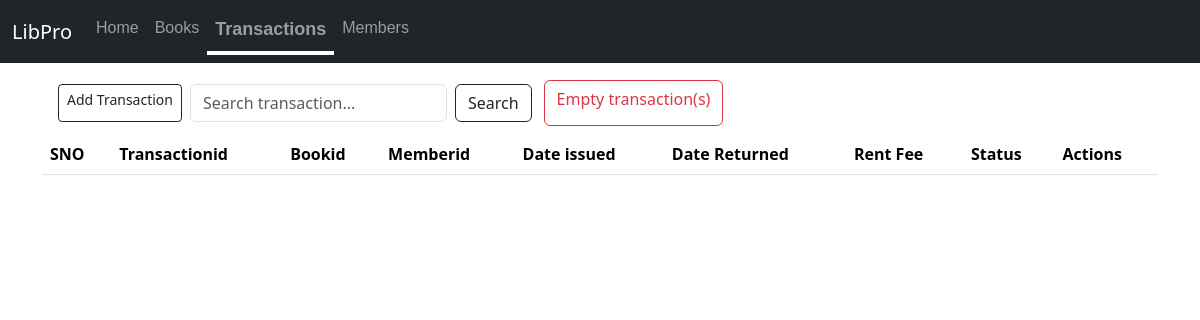
The app's page /transactions, older data.
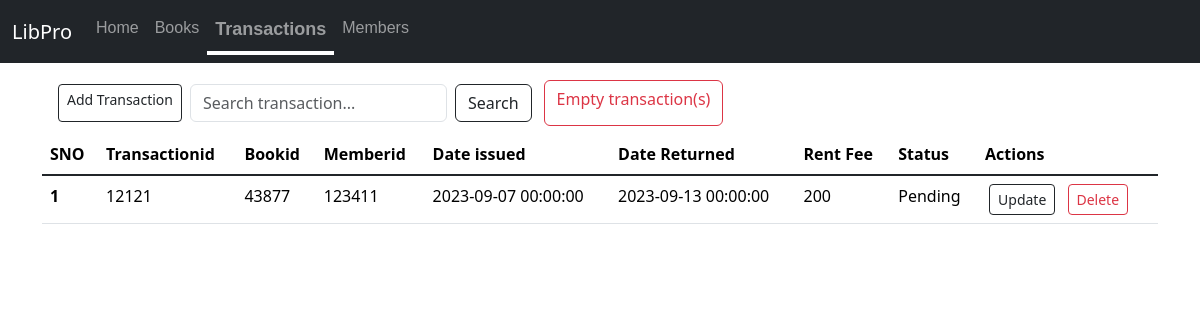
The same page, newer data.
### app.py (models this page shows)
class Transactions(db.Model):
    sno = db.Column(db.Integer, primary_key=True,unique=True)
    Transactionid = db.Column(db.Integer,unique=True)
    bookid = db.Column(db.Integer, nullable=False)
    memberid = db.Column(db.Integer, nullable=False)
    date_issued = db.Column(db.DateTime, nullable=False,default=datetime.date)
    date_returned = db.Column(db.DateTime, nullable=True)
    rent_fee = db.Column(db.Integer, nullable=False)
    status=db.Column(db.String(20),nullable=False)

### app.py (the view, shortened to what this page needs)
@app.route('/<string:table>',methods=['GET','POST'])
def view(table):
    record_class=globals().get(table.capitalize())
    if record_class is None:
        flash("Invalid Operation",'warning')
        return redirect('/')
    else:
        allrecords=record_class.query.all()
        return render_template(f'{table}.html',allrecords=allrecords)

### templates/transactions.html (shortened to what this page needs)
{% extends 'base.html' %}
{% block body %}
<div class="container">
  <div style="display:flex" class="my-2 container">
    <a href="/addrecord/transactions" class="add btn btn-outline-dark btn-sm mx-1 my-1" type="button">Add Transaction</a>
    <form style="width:fit-content" class="d-flex mx-1 my-1" method="POST" action="/search/transactions" role="search">
      <input class="form-control me-2" name="searchitem"  id="searchtran" type="search" placeholder="Search transaction..." aria-label="Search">
      <button class="btn btn-outline-dark"  type="submit">Search</button>
    </form>
    <a class="btn btn-outline-danger mx-2" href="/empty/transactions" type="button">Empty transaction(s)</a>
  </div>
    <table class="table">
        <thead>
          <tr>
            <th scope="col">SNO</th>
            <th scope="col">Transactionid</th>
            <th scope="col">Bookid</th>
            <th scope="col">Memberid</th>
            <th scope="col">Date issued</th>
            <th scope="col">Date Returned</th>
            <th scope="col">Rent Fee</th>
            <th scope="col">Status</th>
            <th scope="col">Actions</th>
          </tr>
        </thead>
        <tbody class="table-group-divider">
          {% for records in allrecords %}
          <tr>
            <th scope="row">{{loop.index}}</th>
            <td>{{records.Transactionid}}</td>
            <td>{{records.bookid}}</td>
            <td>{{records.memberid}}</td>
            <td>{{records.date_issued}}</td>
            <td>{{records.date_returned}}</td>
            <td>{{records.rent_fee}}</td>
            <td>{{records.status}}</td>
            <td>
              <a href="/updaterecord/transactions/{{records.sno}}" class="btn btn-outline-dark btn-sm mx-1">Update</a>
              <a href="/deleterecord/transactions/{{records.sno}}" class="btn btn-outline-danger btn-sm mx-1">Delete</a>
            </td>
          </tr>
          {% endfor %}
        </tbody>
      </table>
</div>
{% endblock body %}

Row changes from the older to the newer data that the page shows:
added Transactions: Transactionid "12121", bookid "43877", memberid "123411", date_issued "2023-09-07 00:00:00", date_returned "2023-09-13 00:00:00", rent_fee "200", status "Pending"
